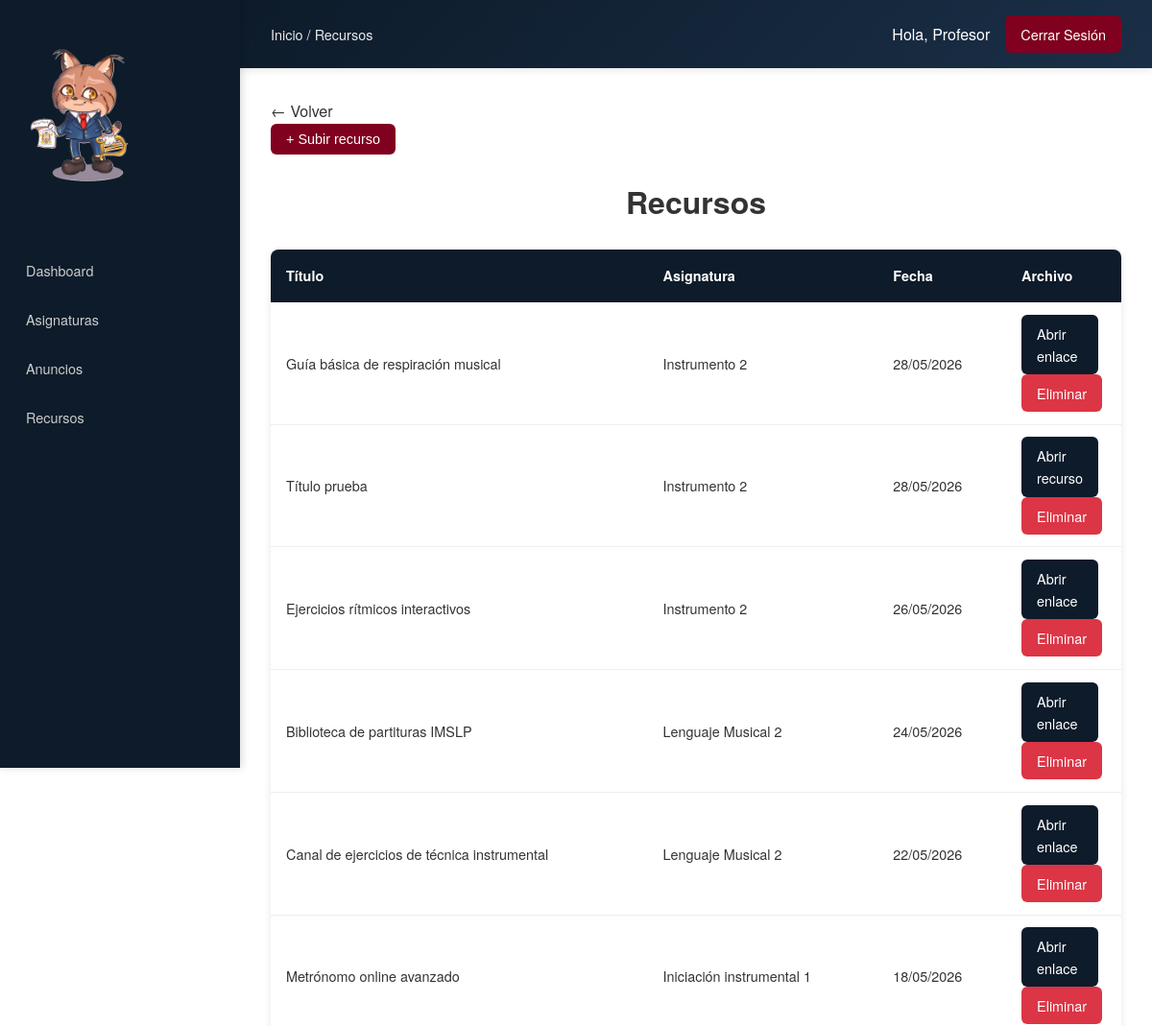
The page /profesor/recursos.php (signed in, upper part) on the database as committed earlier.
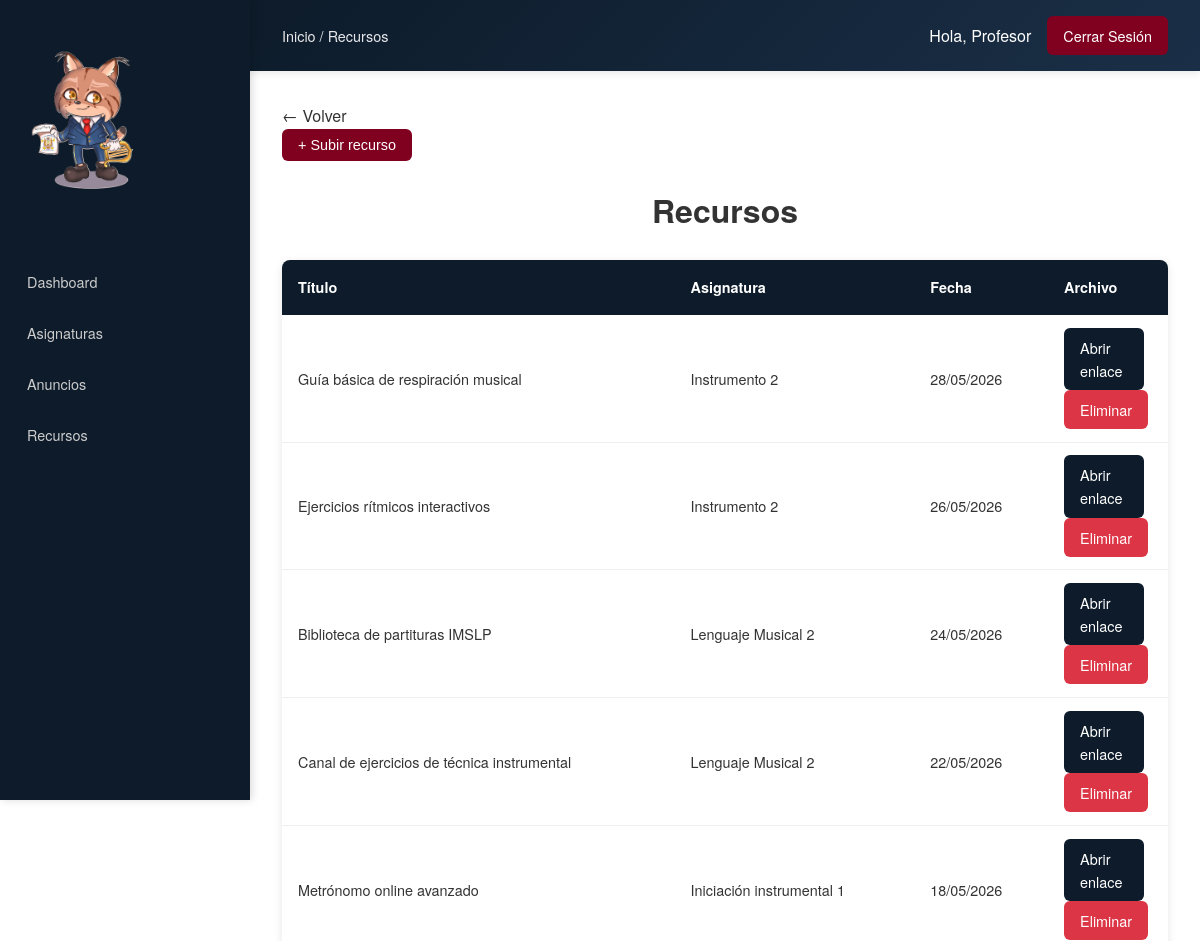
The same page on the database as committed later.
### tables this page shows
CREATE TABLE `recursos` (
  `id_recurso` int(11) NOT NULL,
  `id_asignatura` int(11) NOT NULL,
  `titulo` varchar(150) NOT NULL,
  `fecha_subida` date DEFAULT NULL,
  `publicado_por` int(11) DEFAULT NULL,
  `archivo` varchar(255) NOT NULL
);

CREATE TABLE `asignaturas` (
  `id_asignatura` int(11) NOT NULL,
  `nombre` varchar(100) NOT NULL,
  `id_curso` int(11) DEFAULT NULL,
  `id_profesor` int(11) DEFAULT NULL
);

### profesor/recursos.php (the view, shortened to what this page needs)
<?php
require_once "../includes/funciones.php";
$conexion = conectar();
$id_profesor = $_SESSION['id_usuario'];
$filtro_recursos = "";
$recursos = $conexion->query(" SELECT r.*, a.nombre AS asignatura_nombre
                                FROM recursos r
                                JOIN asignaturas a ON r.id_asignatura = a.id_asignatura
                                WHERE a.id_profesor = $id_profesor $filtro_recursos
                                ORDER BY r.fecha_subida DESC ");
include "../plantillas/header_privado.php";
include "../plantillas/navbar_privado.php";
?>
<main class="main">
    <?php botonVolver(); ?>
<div>
    <button type="button" id="toggle-form" class="btn-crear">
        + Subir recurso
    </button>
</div>
    <h1>Recursos</h1>
    <?php if ($recursos->num_rows > 0) { ?>
        <table>
            <thead>
                <tr>
                    <th>Título</th>
                    <th>Asignatura</th>
                    <th>Fecha</th>
                    <th>Archivo</th>
                </tr>
            </thead>
            <tbody>
                <?php while ($recurso = $recursos->fetch_assoc()) { ?>
                    <tr>
                        <td> <?= $recurso['titulo'] ?> </td>
                        <td> <?= $recurso['asignatura_nombre'] ?> </td>
                        <td> <?= date("d/m/Y", strtotime($recurso['fecha_subida'])) ?> </td>
                        <td>
                            <?php
                            $archivo = $recurso['archivo'];
                            if (filter_var($archivo, FILTER_VALIDATE_URL)) {
                            ?>
                                <a href="<?= $archivo ?>" target="_blank" class="btn-editar">
                                    Abrir enlace
                                </a>
                            <?php } else { ?>
                                <a href="../subidas/recursos/<?= urlencode($archivo) ?>" target="_blank" class="btn-editar">
                                    Abrir recurso
                                </a>
                            <?php } ?>
                            <a href="?eliminar=<?= $recurso['id_recurso'] ?>"
                                class="btn-eliminar"
                                onclick="return confirm('¿Eliminar recurso?')">
                                Eliminar
                            </a>
                        </td>
                    </tr>
                <?php } ?>
            </tbody>
        </table>
    <?php } else { ?>
        <p>No hay recursos disponibles.</p>
    <?php } ?>
</main>

### plantillas/header_privado.php (shortened to what this page needs)
<!DOCTYPE html>
<html lang="es">
<head>
    <link rel="stylesheet" href="../estaticos/css/styles.css">
    <link rel="stylesheet" href="../estaticos/css/privado.css">
    <link rel="stylesheet" href="https://cdnjs.cloudflare.com/ajax/libs/font-awesome/6.5.1/css/all.min.css">
    <link rel="stylesheet" href="https://code.jquery.com/ui/1.13.2/themes/base/jquery-ui.css">
</head>
<body>

### plantillas/navbar_privado.php (shortened to what this page needs)
<?php
require_once "../includes/funciones.php";
$rol = $_SESSION['rol'];
$nombre = $_SESSION['nombre'];
?>
<div class="navbar-privado-top">
    <div class="breadcrumb">
        <?php
        $pagina_actual = basename($_SERVER['PHP_SELF']);
        $breadcrumbs = [
            'index.php' => 'Dashboard',
            'usuarios.php' => 'Usuarios',
            'cursos.php' => 'Cursos',
            'prematriculas.php' => 'Prematrículas',
            'matriculas.php' => 'Matrículas',
            'asignaturas.php' => 'Asignaturas',
            'aprobar_prematricula.php' => 'Aprobar prematrícula',
            'pagos.php' => 'Pagos',
            'eventos.php' => 'Eventos',
            'anuncios.php' => 'Anuncios',
            'recursos.php' => 'Recursos'
        ];
        ?>
        <a href="index.php">Inicio</a>
        <?php if (isset($breadcrumbs[$pagina_actual])) { ?>
            <span> / <?= $breadcrumbs[$pagina_actual] ?></span>
        <?php } ?>
    </div>
    <div class="usuario-info">
        <span>Hola, <?= $nombre ?></span>
        <a href="../logout.php" class="btn-logout">Cerrar Sesión</a>
    </div>
</div>
<aside class="sidebar" id="sidebar">
    <div class="sidebar-logo">
        <img src="../estaticos/img/cecilio.png " alt="Logo">
    </div>
    <nav class="sidebar-menu">
        <?php if ($rol === 'admin') { ?>
            <a href="index.php" class="menu-item">Dashboard</a>
            <a href="usuarios.php" class="menu-item">Usuarios</a>
            <a href="cursos.php" class="menu-item">Cursos</a>
            <a href="matriculas.php" class="menu-item">Matrículas</a>
            <a href="asignaturas.php" class="menu-item">Asignaturas</a>
            <a href="pagos.php" class="menu-item">Pagos</a>
            <a href="anuncios.php" class="menu-item">Anuncios</a>
            <a href="eventos.php" class="menu-item">Eventos</a>
        <?php } else if ($rol === 'profesor') { ?>
            <a href="index.php" class="menu-item">Dashboard</a>
            <a href="asignaturas.php" class="menu-item">Asignaturas</a>
            <a href="anuncios.php" class="menu-item">Anuncios</a>
            <a href="recursos.php" class="menu-item">Recursos</a>
        <?php } else if ($rol === 'alumno') { ?>
            <a href="index.php" class="menu-item">Dashboard</a>
            <a href="asignaturas.php" class="menu-item">Asignaturas</a>
            <a href="anuncios.php" class="menu-item">Anuncios</a>
            <a href="recursos.php" class="menu-item">Recursos</a>
        <?php } ?>
    </nav>
</aside>

### includes/funciones.php (shortened to what this page needs)
<?php
function botonVolver($ruta = null){
    if($ruta){
        echo "<a href='$ruta' class='btn-volver'>← Volver</a>";
    } else {
        echo "<a href='javascript:history.back()' class='btn-volver'>← Volver</a>";
    }
}

### estaticos/css/styles.css (style rules this page uses)
* { box-sizing: border-box; margin: 0; padding: 0; }
html, body { height: 100%; margin: 0; }
body { font-family: 'Helvetica Neue', Arial, sans-serif; line-height: 1.6; color: #333333; display: flex; flex-direction: column; min-height: 100vh; min-width: 320px; }
main { flex: 1; }
img { width: 100%; display: block; }
a { text-decoration: none; color: inherit; }
h1, h2, h3 { margin-bottom: 1rem; text-align: center; }

### estaticos/css/privado.css (style rules this page uses)
* { box-sizing: border-box; }
html, body { min-width: 320px; }
body { margin: 0; padding: 0; }
.navbar-privado-top { min-width: 300px; background: linear-gradient(135deg, #0D1B2A 0%, #1a2f47 100%); color: white; padding: 0.75rem 1rem; display: flex; flex-direction: row; align-items: center; justify-content: space-between; gap: 0.75rem; box-shadow: 0 2px 8px rgba(0, 0, 0, 0.1); position: sticky; top: 0; z-index: 9997; }
.breadcrumb { display: none; font-size: 0.75rem; opacity: 0.9; word-break: break-word; flex: 1; }
.breadcrumb a { color: #fff; transition: color 0.3s; }
.usuario-info { display: flex; flex-direction: column; align-items: flex-end; gap: 0.5rem; font-size: 0.85rem; white-space: nowrap; }
.btn-logout { background: #800020; color: white; padding: 6px 12px; border-radius: 6px; transition: background 0.3s; font-size: 0.85rem; border: none; cursor: pointer; }
.sidebar { position: fixed; left: -250px; top: 0; width: 250px; height: 100vh; background: #0D1B2A; padding-top: 1.5rem; box-shadow: 2px 0 8px rgba(0, 0, 0, 0.15); overflow-y: auto; z-index: 9999; transition: left 0.3s ease; }
.sidebar-logo { text-align: center; margin-bottom: 1.5rem; padding: 0 1rem; }
.sidebar-logo img { width: 100%; max-width: 150px; }
.sidebar-menu { display: flex; flex-direction: column; gap: 0.5rem; padding: 0 0.75rem; }
.menu-item { display: block; padding: 10px 12px; color: #ccc; border-radius: 6px; transition: all 0.3s; border-left: 3px solid transparent; font-size: 0.9rem; }
.main { padding: 1rem; width: 100%; max-width: 1400px; min-width: 300px; margin: 0 auto; }
table { width: 100%; display: block; overflow-x: auto; -webkit-overflow-scrolling: touch; border-collapse: collapse; margin-top: 1.5rem; background: white; border-radius: 8px; box-shadow: 0 2px 8px rgba(0, 0, 0, 0.1); font-size: 0.85rem; }
table thead { background: #0D1B2A; color: white; }
table th { padding: 0.6rem 0.4rem; text-align: left; font-weight: 600; }
table td { padding: 0.75rem 0.4rem; border-bottom: 1px solid #eee; max-height: 200px; }
td:last-child, th:last-child { width:1%; }
.btn-crear, .btn-editar, .btn-eliminar, .btn-aprobar, .btn-rechazar { display: inline-block; padding: 6px 12px; border-radius: 6px; text-decoration: none; font-size: 0.8rem; transition: all 0.3s; border: none; cursor: pointer; }
.btn-crear { background: #800020; color: white; margin-bottom: 1rem; width: 100%; }
.btn-editar { background: #0D1B2A; color: white; margin-right: 0.25rem; margin-bottom: 0.25rem; }
.btn-eliminar { background: #dc3545; color: white; margin-bottom: 0.25rem; }
@media (min-width: 768px) { .navbar-privado-top { flex-direction: row; justify-content: space-between; padding: 1rem 1.5rem; } }
@media (min-width: 768px) { .usuario-info { flex-direction: row; align-items: center; gap: 1rem; } }
@media (min-width: 768px) { .breadcrumb { display: block; } }
@media (min-width: 768px) { .btn-logout { font-size: 0.9rem; padding: 8px 16px; } }
@media (min-width: 768px) { .main { padding: 1.5rem; } }
@media (min-width: 768px) { table { font-size: 0.9rem; } }
@media (min-width: 768px) { table th { padding: 1rem; } }
@media (min-width: 768px) { table td { padding: 0.8rem 1rem; } }
@media (min-width: 768px) { .btn-crear, .btn-editar, .btn-eliminar, .btn-aprobar, .btn-rechazar { padding: 8px 16px; font-size: 0.9rem; } }
@media (min-width: 768px) { .btn-crear { width: auto; margin-bottom: 1.5rem; } }
@media (min-width: 768px) { .btn-editar { margin-right: 0.5rem; margin-bottom: 0; } }
@media (min-width: 768px) { .btn-eliminar { margin-bottom: 0; } }
@media (min-width: 1024px) { .navbar-privado-top { padding: 1rem 2rem; } }
@media (min-width: 1024px) { .breadcrumb { font-size: 0.9rem; } }
@media (min-width: 1024px) { .usuario-info { flex-direction: row; align-items: center; gap: 1rem; font-size: 1rem; } }
@media (min-width: 1024px) { .main { padding: 2rem; max-width: 1200px; } }
@media (min-width: 1024px) { .sidebar { left: 0; } }
@media (min-width: 1024px) { body { margin-left: 250px; } }

Rows that differ between the two databases and show on the page:
removed recursos: titulo "Título prueba", id_asignatura.nombre "Instrumento 2", fecha_subida "28/05/2026"
